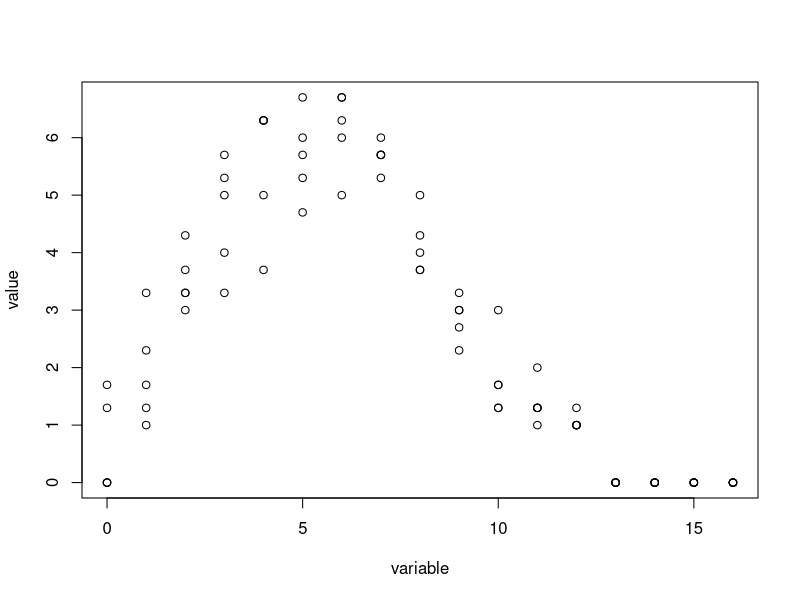
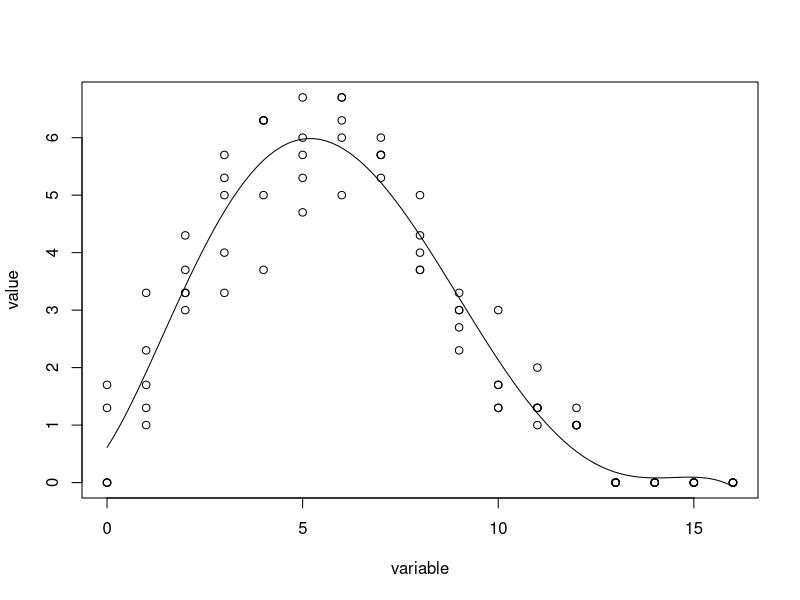

Here is the R script that generated these plots, in order:
## ---- chunk 1
# entryDF <- read.csv("https://gitlab.com/MrDahaniel/proyecto-simulacion/-/raw/main/datasets/crowdLevels.csv")
entryDF <- read.table("./datasets/crowdLevels.csv", header = T)

knitr::kable(head(entryDF))
## ---- chunk 2
entryDF <- entryDF[, 2:18]

library(reshape2)
entryDF <- melt(entryDF)
entryDF$variable <- as.numeric(sub("X", "", entryDF$variable)) - 8
## ---- chunk 3
plot(entryDF)
## ---- chunk 4
lm_model <- lm(formula = value ~ poly(variable, 5, raw = TRUE), data = entryDF)
lm_model
## ---- chunk 5
model_fn <- function(x, coef) {
    y <- 0
    dg <- 0
    for (co in coef) {
        y <- y + (co * (x**dg))
        dg <- dg + 1
    }
    return(y)
}

print_model <- function(coef) {
    y <- "0"
    dg <- 0
    for (co in coef) {
        y <- paste(y, "+", co, "* (x **", dg, ")")
        dg <- dg + 1
    }
    print(y)
}
## ---- chunk 6
plot(entryDF)
curve(model_fn(x, lm_model$coefficients), from = 0, to = 16, add = TRUE)
## ---- chunk 7
print_model(lm_model$coefficients)
## ---- chunk 8
# formsDF = read.csv()
formsDF <- read.csv("./datasets/formResponses.csv")[2:10]
knitr::kable(head(formsDF))
## ---- chunk 9
preferenceDF <- formsDF[1:5]
knitr::kable(head(preferenceDF))
## ---- chunk 10
preferenceDF$PromAct <- rowMeans(preferenceDF[, c(1, 2, 4, 5)])
knitr::kable(head(preferenceDF))
## ---- chunk 11
# preferenceDF$ProbAttr <- (preferenceDF[, 3]) / (preferenceDF[, 3] + preferenceDF[, 6] * 2)
# preferenceDF$ProbAttr <- (preferenceDF[, 3]) / (sum(preferenceDF[, c(1, 2, 4, 5)]))
preferenceDF$ProbAttr <- (preferenceDF[, 3]) / (preferenceDF[, 3] + preferenceDF[, 6])
# knitr::kable(head(preferenceDF))
preferenceDF
